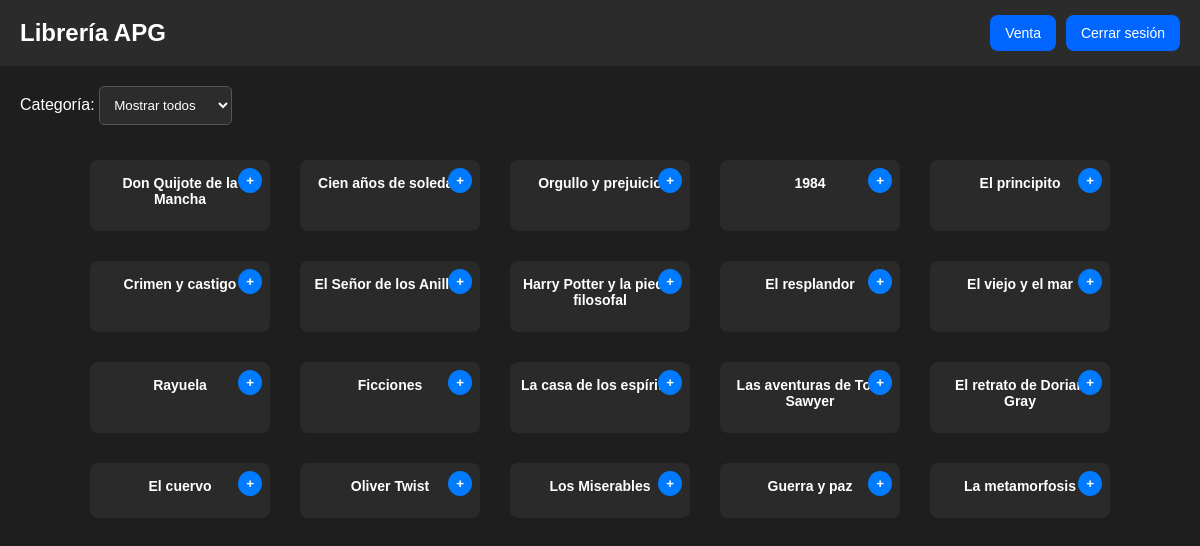
The page /Resp_inicio.php on the database its author committed.
### tables this page shows
CREATE TABLE `libro` (
  `id_libro` int NOT NULL AUTO_INCREMENT,
  `titulo` varchar(256) NOT NULL,
  `editorial` int DEFAULT NULL,
  `genero` int DEFAULT NULL,
  `autor` int DEFAULT NULL,
  `informacion` int DEFAULT NULL,
  PRIMARY KEY (`id_libro`),
  KEY `fkLibroInformacion` (`informacion`),
  KEY `fkLibroEditorial` (`editorial`),
  CONSTRAINT `fkLibroInformacion` FOREIGN KEY (`informacion`) REFERENCES `informacion` (`id_informacion`) ON DELETE CASCADE ON UPDATE CASCADE
);

### funciones.php (called while the page is built, shortened)
<?php
function mostrarLibros($id_genero = null) {
    $pdo = conecta();
	$sql = "SELECT DISTINCT l.*, a.nombre AS nombre_autor, e.nombre AS nombre_editorial, i.year_publicacion
            FROM libro l
            INNER JOIN autor a ON l.autor = a.id_autor
            INNER JOIN editorial e ON l.editorial = e.id_editorial
	    INNER JOIN informacion i ON l.informacion = i.id_informacion";
    if ($id_genero !== null && $id_genero !== "" && $id_genero !== "todos") {
        $sql .= " INNER JOIN libro_genero lg ON l.id_libro = lg.id_libro
                  WHERE lg.id_genero = ?";
        $stmt = $pdo->prepare($sql);
        $stmt->execute([$id_genero]);
    } else {
        $stmt = $pdo->prepare($sql);
        $stmt->execute();
    }
    return $stmt->fetchAll(PDO::FETCH_ASSOC);
}
?>

### Resp_inicio.php (the view, shortened to what this page needs)
<?php
	include "/var/www/gerardopadiula/proyecto/funciones.php";
?>
<!DOCTYPE html>
<html lang="es">
<head>
</head>
<body>
<div class="header">
    <div class="titulo">Librería APG</div>
    <div class="right-buttons">
        <a href="venta.php" class="btn-top">Venta</a>
        <a href="login.php" class="btn-top">Cerrar sesión</a>
    </div>
</div>
<div class="menu">
    <form action="" method="GET">
        <label for="categoria" style="color:white;">Categoría:</label>
        <select name="categoria" id="categoria" onchange="this.form.submit()">
            <option value="todos">Mostrar todos</option>
            </select>
    </form>
</div>
<div class="contenedor-libros">
<?php
    $filtro = isset($_GET['categoria']) ? $_GET['categoria'] : null;
    $libros = mostrarLibros($filtro);
    if ($libros && count($libros) > 0) {
        foreach ($libros as $libro) {
            $id = $libro['id_libro'];
            $nombre = $libro['titulo'];
?>
<div class="libro" style="display:inline-block; margin:15px; width: 160px; vertical-align: top; text-align:center; position: relative;">
                <button class="plus-btn" onclick="mostrar('info<?= $id ?>')" style="float:right; cursor:pointer;">+</button>
          <p style="color: white; font-weight: bold; margin-top: 5px; font-size: 14px;"><?= $nombre ?></p>
        </div>
    <?php
        }
    } else {
        echo "<h3 style='color:white; padding:20px;'>No se encontraron libros para la categoría seleccionada (ID: $filtro).</h3>";
    }
?>
</div>
</body>
</html>

### Resp_inicio.php (style rules this page uses)
body { background-color: #1e1e1e; color: white; font-family: Arial, sans-serif; margin: 0; }
.header { background-color: #2b2b2b; padding: 15px 20px; display: flex; justify-content: space-between; align-items: center; }
.titulo { font-size: 24px; font-weight: bold; }
.right-buttons { display: flex; gap: 10px; }
.btn-top { background-color: #0066ff; padding: 10px 15px; border-radius: 8px; color: white; text-decoration: none; font-size: 14px; }
.menu { margin: 20px; }
select { padding: 10px; background-color: #2c2c2c; color: white; border: 1px solid #555; border-radius: 5px; }
.contenedor-libros { display: flex; flex-wrap: wrap; justify-content: center; margin-top: 20px; }
.libro { position: relative; background-color: #2a2a2a; padding: 10px; margin: 10px; border-radius: 8px; width: 150px; text-align: center; }
.plus-btn { position: absolute; top: 8px; right: 8px; background-color: #007bff; border: none; padding: 5px 8px; color: white; font-weight: bold; border-radius: 50%; cursor: pointer; }

### rows shown on the page
libro: titulo "Don Quijote de la Mancha"
libro: titulo "Cien años de soledad"
libro: titulo "Orgullo y prejuicio"
libro: titulo "1984"
libro: titulo "El principito"
libro: titulo "Crimen y castigo"
libro: titulo "El Señor de los Anillos"
libro: titulo "Harry Potter y la piedra filosofal"
libro: titulo "El resplandor"
libro: titulo "El viejo y el mar"
libro: titulo "Rayuela"
libro: titulo "Ficciones"
libro: titulo "La casa de los espíritus"
libro: titulo "Las aventuras de Tom Sawyer"
libro: titulo "El retrato de Dorian Gray"
libro: titulo "El cuervo"
libro: titulo "Oliver Twist"
libro: titulo "Los Miserables"
libro: titulo "Guerra y paz"
libro: titulo "La metamorfosis"
